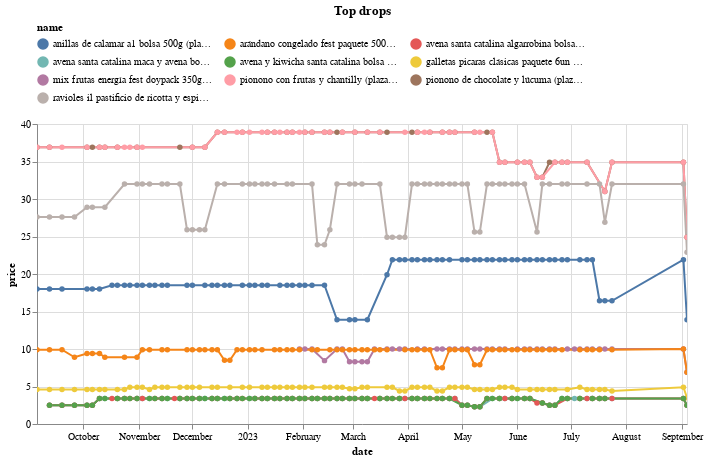

Notebook code cell kept with this figure:
### Code cell
(top_changes
 .sort_values('change')
 .head(10)
 .pipe(plot_changes, 'Top drops')
)

### Figure 1 — Vega-Lite specification as saved in the notebook (floating-point values rounded to 4 significant figures; data arrays with more than 128 entries replaced by an {"elided": "..."} marker saying what was removed)
{"config": {"view": {"continuousWidth": 300, "continuousHeight": 300}, "legend": {"columns": 3, "orient": "top"}}, "data": {"name": "data-133ef43f9b32b99db2b61dc05a689722"}, "mark": {"type": "line", "point": true}, "encoding": {"color": {"field": "name", "scale": {"domain": ["anillas de calamar a1 bolsa 500g (plaza_vea)", "arándano congelado fest paquete 500g (plaza_vea)", "avena santa catalina algarrobina bolsa 150g (plaza_vea)", "avena santa catalina maca y avena bolsa 150g (plaza_vea)", "avena y kiwicha santa catalina bolsa 150g (plaza_vea)", "galletas picaras clásicas paquete 6un (plaza_vea)", "mix frutas energía fest doypack 350g (plaza_vea)", "pionono con frutas y chantilly (plaza_vea)", "pionono de chocolate y lúcuma (plaza_vea)", "ravioles il pastificio de ricotta y espinaca bandeja 500g (plaza_vea)"]}, "type": "nominal"}, "tooltip": [{"field": "name", "type": "nominal"}, {"field": "price", "type": "quantitative"}, {"field": "last_price", "type": "quantitative"}], "x": {"field": "date", "type": "temporal"}, "y": {"field": "price", "type": "quantitative"}}, "params": [{"name": "param_3", "select": {"type": "point", "fields": ["name"]}, "bind": "legend"}, {"name": "param_4", "select": {"type": "interval", "encodings": ["x", "y"]}, "bind": "scales"}], "title": "Top drops", "transform": [{"filter": {"param": "param_3"}}], "width": 650, "$schema": "https://vega.github.io/schema/vega-lite/v5.14.1.json", "datasets": {"data-133ef43f9b32b99db2b61dc05a689722": {"elided": "698 records"}}}
